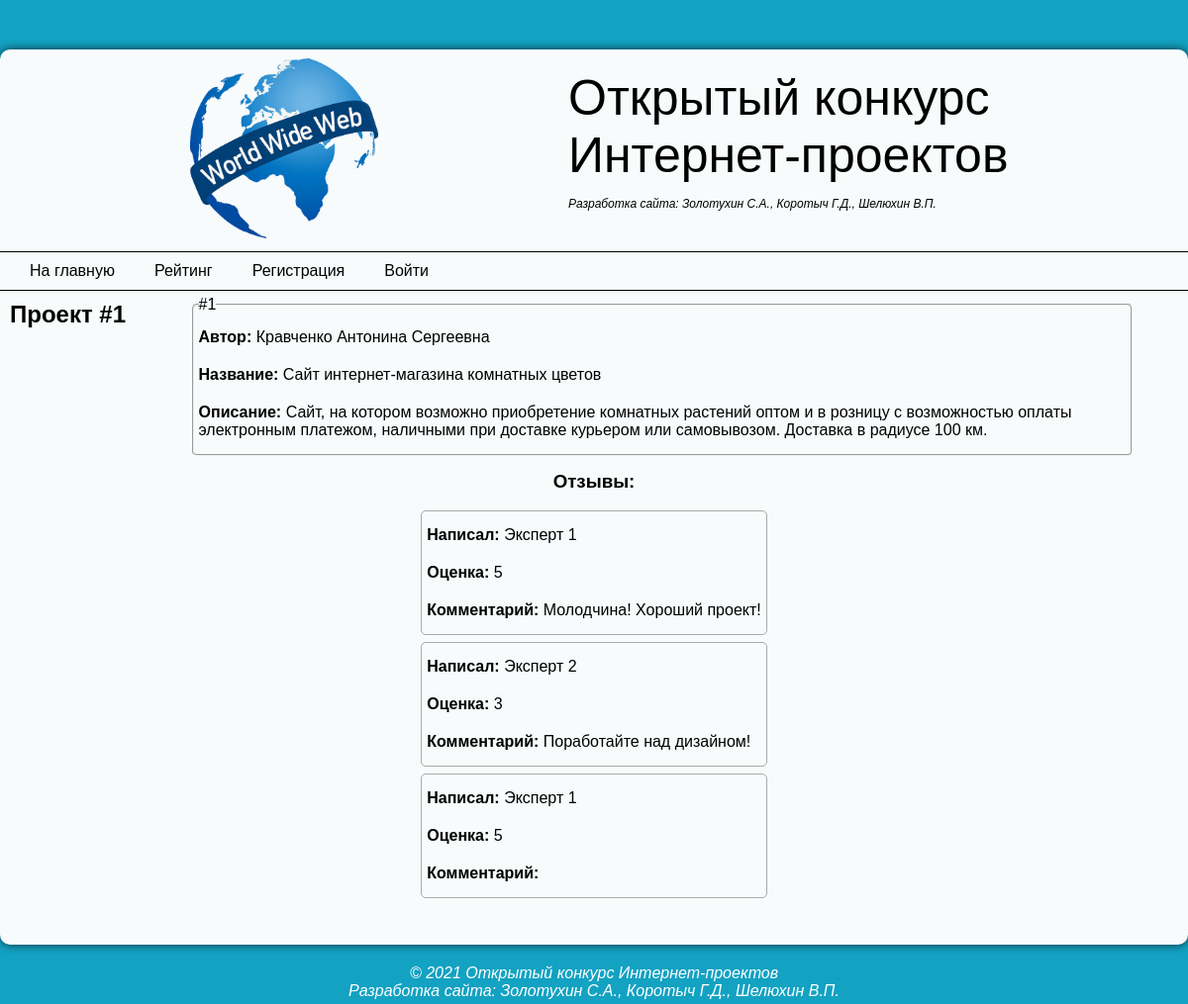
Screenshot of /prosmotr_ozenki.php?id=1 with the database file from the repository.
### tables this page shows
CREATE TABLE `works` (
  `id` int(255) NOT NULL,
  `name` varchar(255) NOT NULL,
  `title` varchar(255) NOT NULL,
  `description` text NOT NULL,
  `id_login` int(255) NOT NULL
);

CREATE TABLE `ozenki` (
  `id` int(255) NOT NULL,
  `id_raboti` varchar(255) NOT NULL,
  `id_uchastnika` varchar(255) NOT NULL,
  `name_uchastnik` varchar(255) NOT NULL,
  `id_experta` varchar(255) NOT NULL,
  `nam_expert` varchar(255) NOT NULL,
  `otzyv_experta` text NOT NULL,
  `ozenka_experta` varchar(11) NOT NULL
);

### prosmotr_ozenki.php (the view, shortened to what this page needs)
<?php session_start(); require_once 'connect.php';
 $id_work = $_GET['id'];
   ?>
<!DOCTYPE html>
<html>
<head>
    <link rel="stylesheet" href="main.css">
</head>
<body>
    <main>
      <?php include "header.php";?>
        <section>
            <h1>Проект #<?php echo $id_work;?></h1>
            <?php
              $work = mysqli_query($connect, "SELECT * FROM `works` WHERE `id` = '$id_work'");
              while($res = mysqli_fetch_assoc($work)) {
                echo '<div class="works">
                        <fieldset>
                            <legend>#'.$res["id"].'</legend>
                            <p><b>Автор: </b>'.$res["name"].'</p>
                            <p><b>Название: </b>'.$res["title"].'</p>
                            <p><b>Описание: </b>'.$res["description"].'</p>
                        </fieldset></div>';
            }
            ?>
            <div class="container">
                <h3>Отзывы: </h3><br>
                <?php
                $work = mysqli_query($connect, "SELECT * FROM ozenki WHERE id_raboti = '$id_work'");
                $allworkcomments = mysqli_fetch_all($work);
                if(mysqli_num_rows($work) > 0){
                    foreach($allworkcomments as $comment) {
                        echo '<div class="reviews">
                           <p><b>Написал: </b>'.$comment[5].'</p>
                           <p><b>Оценка: </b>'.$comment[7].'</p>
                           <p><b>Комментарий: </b>'.$comment[6].'</p>
                       </div> ';
                    }
                } else {
                    echo "<h3>Еще нет комментариев для этого проекта.</h3>";
                }
                ?>
            </div>
        </section>
    </main>
    <footer> &copy; 2021 Открытый конкурс Интернет-проектов <br> Разработка сайта: Золотухин С.А., Коротыч Г.Д., Шелюхин В.П.</footer>
</body>
</html>

### main.css (style rules this page uses)
* { list-style: none; margin: 0; padding: 0; box-sizing: border-box; }
h3 { text-align: center; }
html, body { height: 100%; }
body { font-family: Arial, Verdana, sans-serif; background-color: rgb(19, 162, 194); margin-top: 50px; }
h1 { text-align: center; font-family: Arial, Tahoma; padding: 10px; }
p { padding: 10px 0; }
main { margin: 0px auto; max-width: 1200px; -webkit-box-shadow: 0px 0px 10px 0px rgba(0,0,0,0.75); -moz-box-shadow: 0px 0px 10px 0px rgba(0,0,0,0.75); box-shadow: 0px 0px 10px 0px rgba(0,0,0,0.75); margin-bottom: 20px; background: #f7fbfc; border-radius: 10px; }
main:after { content: ""; display: block; }
footer, main:after { height: 40px; }
footer { text-align: center; font-style: italic; color: white; }
.works { width: 80%; padding: 5px; margin: 0 auto; margin-bottom: 10px; }
.reviews { border: 1px solid #aaa; padding: 5px; border-radius: 5px; margin-bottom: 7px; }
fieldset { padding: 5px; border-radius: 5px; }
.container { margin: 0 auto; }
section { margin: 0 auto; display: flex; justify-content: space-evenly; flex-wrap: wrap; }

### rows the page displays
works: id "1", name "Кравченко Антонина Сергеевна", title "Сайт интернет-магазина комнатных цветов", description "Сайт, на котором возможно приобретение комнатных растений оптом и в розницу с возможностью оплаты электронным платежом, наличными при доставке курьером или самовывозом. Доставка в радиусе 100 км."
ozenki: nam_expert "Эксперт 1", ozenka_experta "5", otzyv_experta "Молодчина! Хороший проект!"
ozenki: nam_expert "Эксперт 2", ozenka_experta "3", otzyv_experta "Поработайте над дизайном!"
ozenki: nam_expert "Эксперт 1", ozenka_experta "5"

### other values shown
$id_work "1"
